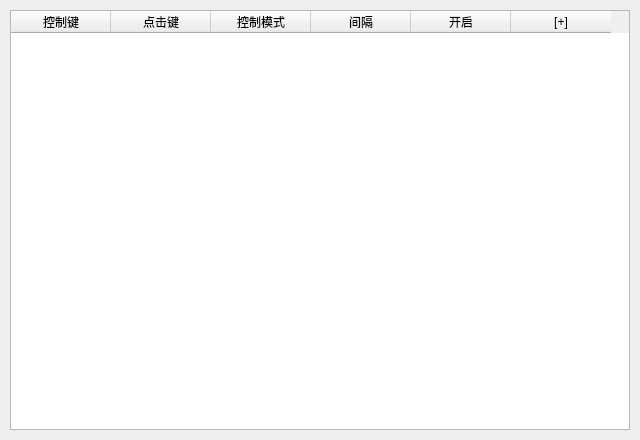
<?xml version="1.0" encoding="UTF-8"?>
<ui version="4.0">
 <class>ClickUiClass</class>
 <widget class="QWidget" name="ClickUiClass">
  <property name="geometry">
   <rect>
    <x>0</x>
    <y>0</y>
    <width>640</width>
    <height>440</height>
   </rect>
  </property>
  <property name="sizePolicy">
   <sizepolicy hsizetype="Fixed" vsizetype="Fixed">
    <horstretch>0</horstretch>
    <verstretch>0</verstretch>
   </sizepolicy>
  </property>
  <property name="minimumSize">
   <size>
    <width>640</width>
    <height>440</height>
   </size>
  </property>
  <property name="windowTitle">
   <string>Click</string>
  </property>
  <property name="autoFillBackground">
   <bool>false</bool>
  </property>
  <property name="styleSheet">
   <string notr="true">#FuncUiClass{background:transparent}</string>
  </property>
  <layout class="QVBoxLayout" name="click_box">
   <property name="spacing">
    <number>10</number>
   </property>
   <property name="leftMargin">
    <number>10</number>
   </property>
   <property name="topMargin">
    <number>10</number>
   </property>
   <property name="rightMargin">
    <number>10</number>
   </property>
   <property name="bottomMargin">
    <number>10</number>
   </property>
   <item>
    <widget class="QTableWidget" name="table">
     <property name="focusPolicy">
      <enum>Qt::FocusPolicy::ClickFocus</enum>
     </property>
     <property name="toolTip">
      <string>点击[+]添加一个点击按键，设置好参数，然后点击开启

控制键：要控制点击的按键
点击键：要点击的按键
控制模式：按下（按下点击，松开结束）切换（按下点击，再次按下结束）
间隔：多少毫秒点击一次</string>
     </property>
     <property name="editTriggers">
      <set>QAbstractItemView::EditTrigger::NoEditTriggers</set>
     </property>
     <property name="selectionMode">
      <enum>QAbstractItemView::SelectionMode::NoSelection</enum>
     </property>
     <property name="selectionBehavior">
      <enum>QAbstractItemView::SelectionBehavior::SelectRows</enum>
     </property>
     <property name="showGrid">
      <bool>false</bool>
     </property>
     <column>
      <property name="text">
       <string>控制键</string>
      </property>
     </column>
     <column>
      <property name="text">
       <string>点击键</string>
      </property>
     </column>
     <column>
      <property name="text">
       <string>控制模式</string>
      </property>
     </column>
     <column>
      <property name="text">
       <string>间隔</string>
      </property>
     </column>
     <column>
      <property name="text">
       <string>开启</string>
      </property>
     </column>
     <column>
      <property name="text">
       <string>[+]</string>
      </property>
     </column>
    </widget>
   </item>
  </layout>
 </widget>
 <resources>
  <include location="../res/QuickInput.qrc"/>
 </resources>
 <connections/>
</ui>
